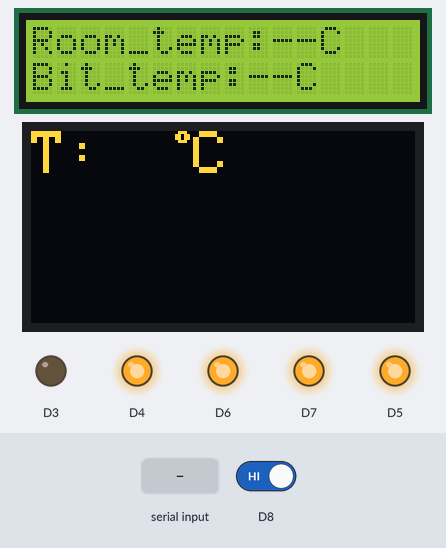
The sketch below on a simulated ESP8266 (NodeMCU). On the bench: 16×2 character LCD, 128×64 one-colour display, output pins drawn as LEDs (lit = HIGH). The inputs (shaded band) are chosen by the test bench; at power-on: D8 HIGH. The OLED is the two-colour kind (top 16 rows yellow); WiFi joins after 1.5 s; servers stay silent unless stated; what the sketch prints to the serial monitor is not drawn.

Above: at 6.0 s.
6.1 s: "90,45\n" received over Serial
At 11.4 s:
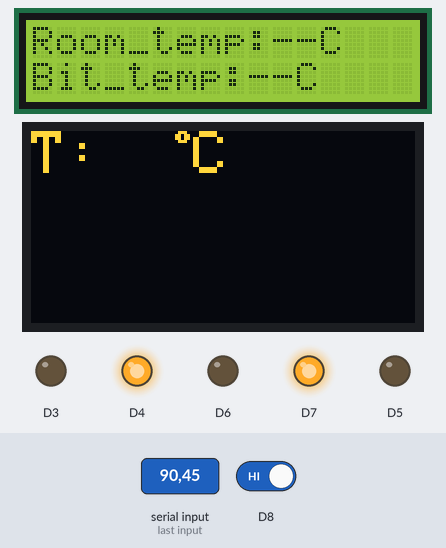
16.9 s: D8 driven LOW
At 21.4 s:
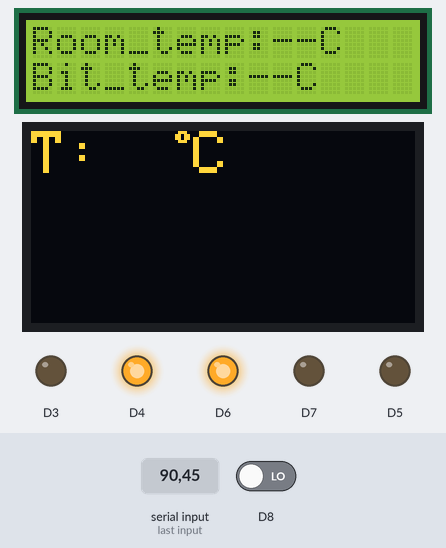
23.9 s: D8 driven HIGH
At 26.4 s:
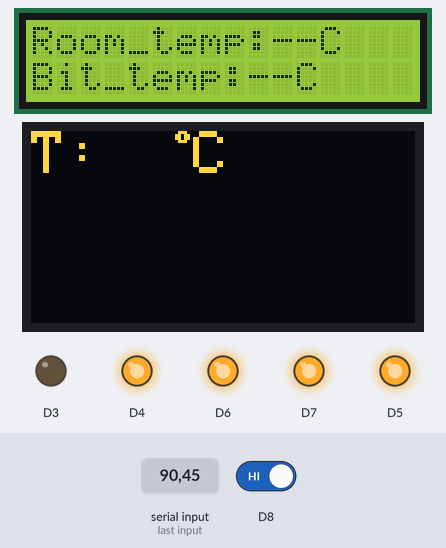
30.9 s: "0\n" received over Serial
At 36.4 s:
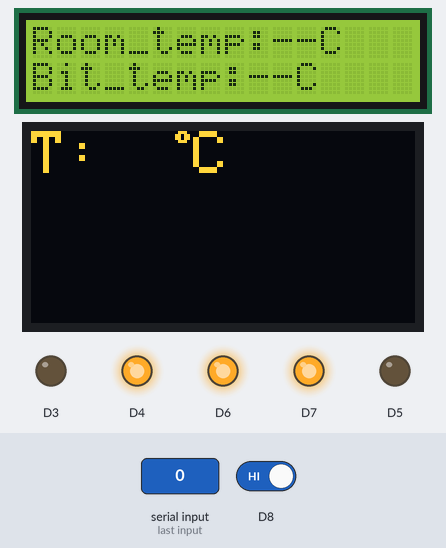
41.9 s: "30,150\n" received over Serial
At 51.5 s:
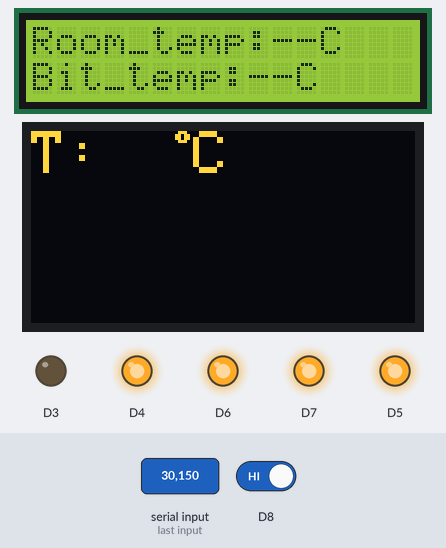
Timing chart, 0 to 52.9 s (numbered marks = the images above; inputs shaded):
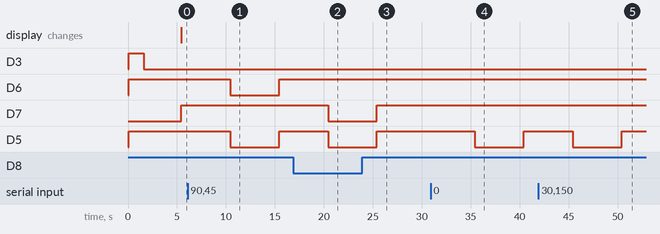

Measured:
- after the input at 6.1 s, D6, D5: HIGH → LOW after 4.3 s, → HIGH 5.0 s later
- after the input at 16.9 s, D7, D5: HIGH → LOW after 3.5 s
- after the input at 23.9 s, D7, D5: LOW → HIGH after 1.5 s
- after the input at 30.9 s, D5: HIGH → LOW after 4.5 s, → HIGH 5.0 s later
- after the input at 41.9 s, D5: HIGH → LOW after 3.5 s, → HIGH 5.0 s later

The sketch:

finalrelaycilent.ino
```cpp
#include <ESP8266WiFi.h>
#include <ESP8266HTTPClient.h>
#include <WiFiClient.h>
float value;
#include <ESP8266WiFiMulti.h>
ESP8266WiFiMulti WiFiMulti;
#include <LiquidCrystal_I2C.h>
LiquidCrystal_I2C lcd(0x27, 16, 2);
const char* ssid = "ESP8266";
const char* password = "123456789";
char c;
int count;
const char* serverNameTemp = "http://192.168.4.1/temperature";
const char* serverNameObjectTemp = "http://192.168.4.1/humidity";

int readpin;
#include <Wire.h>
#include <Adafruit_GFX.h>
#include <Adafruit_SSD1306.h>

#define SCREEN_WIDTH 128
#define SCREEN_HEIGHT 64
#define OLED_RESET -1
Adafruit_SSD1306 display(SCREEN_WIDTH, SCREEN_HEIGHT, &Wire, OLED_RESET);

String Ambient_temperature;
String object_temperature;

unsigned long previousMillis = 0;
const long interval = 5000;

void setup() {
  Serial.begin(115200);
  lcd.init();
  lcd.clear();
  lcd.backlight();

  lcd.setCursor(0, 0);
  Serial.println();
  pinMode(D3, OUTPUT);
  pinMode(D4, OUTPUT);
  pinMode(D5, OUTPUT);
  pinMode(D6, OUTPUT);
  pinMode(D7, OUTPUT);
  pinMode(D8, INPUT);

  if (!display.begin(SSD1306_SWITCHCAPVCC, 0x3C)) {
    Serial.println(F("SSD1306 allocation failed"));
    for (;;) {
    }
  }
  display.clearDisplay();
  display.setTextColor(WHITE);
  digitalWrite(D3, HIGH);
  digitalWrite(D4, LOW);

  Serial.print("Connecting to ");
  Serial.println(ssid);
  WiFi.begin(ssid, password);
  while (WiFi.status() != WL_CONNECTED) {
    digitalWrite(D3, HIGH);
    digitalWrite(D4, LOW);
    digitalWrite(D5, HIGH);
    digitalWrite(D6, HIGH);
    digitalWrite(D7, LOW);
    Serial.print(".");
  }
  Serial.println("");
  Serial.println("Connected to WiFi");
  digitalWrite(D4, HIGH);
  digitalWrite(D3, LOW);
  digitalWrite(D5, HIGH);
  digitalWrite(D6, HIGH);
  digitalWrite(D7, LOW);
}

void loop() {
  if (WiFi.status() != WL_CONNECTED) {
    digitalWrite(D3, HIGH);
    digitalWrite(D4, LOW);
    digitalWrite(D5, HIGH);
    digitalWrite(D6, HIGH);
    digitalWrite(D7, LOW);
    Serial.println("Wi-Fi disconnected. Reconnecting...");

    WiFi.disconnect();

    WiFi.mode(WIFI_STA);
    WiFi.begin(ssid, password);

    while (WiFi.status() != WL_CONNECTED) {
      digitalWrite(D3, HIGH);
      digitalWrite(D4, LOW);
      digitalWrite(D5, HIGH);
      digitalWrite(D6, HIGH);
      digitalWrite(D7, LOW);
      Serial.print(".");
    }

    Serial.println();
    Serial.print("Connected to Wi-Fi. IP address: ");
    digitalWrite(D4, HIGH);
    digitalWrite(D3, LOW);
    digitalWrite(D5, HIGH);
    digitalWrite(D6, HIGH);
    Serial.println(WiFi.localIP());
  }

  unsigned long currentMillis = millis();

  if (currentMillis - previousMillis >= interval) {
    if ((WiFiMulti.run() == WL_CONNECTED)) {
      Ambient_temperature = httpGETRequest(serverNameTemp);
      object_temperature = httpGETRequest(serverNameObjectTemp);

      Serial.println("Ambient_temperature: " + Ambient_temperature + " *C");
      lcd.setCursor(0, 0);
      lcd.print("Room_temp:" + Ambient_temperature + "C");
      Serial.println("Object_Temperature: " + object_temperature + "*C");
      lcd.setCursor(0, 1);
      lcd.print("Bit_temp:" + object_temperature + "C");
      display.clearDisplay();
      int readpin = digitalRead(D8);
      Serial.print(readpin);

      if (readpin == 0) {
        digitalWrite(D5, LOW);
        digitalWrite(D6, HIGH);
        digitalWrite(D7, LOW);

        float temperaturevalue = object_temperature.toFloat();
        if (temperaturevalue > 70) {
          digitalWrite(D5, LOW);
          digitalWrite(D6, LOW);
        }
      }
      count = 0;
      if(readpin == 1){
         if (count == 0) {
        digitalWrite(D5, HIGH);
        digitalWrite(D6, HIGH);
        digitalWrite(D7, HIGH);
        count=1;}
      while (readpin == 1 && Serial.available() > 0) {

        String input = Serial.readStringUntil('\n');
        float value = input.toFloat();

        Serial.print("Input: ");
        Serial.println(input);

        Serial.print("Float value: ");
        Serial.println(value);

        if (value <= 70.00) {
          digitalWrite(D5, LOW);
          digitalWrite(D6, HIGH);
        }

        if (value > 70.00) {
          digitalWrite(D5, LOW);
          digitalWrite(D6, LOW);
        }

        if (readpin == 0) {
          Serial.print("\nreadpin" + readpin);
          break;
        }
      }
      }
      display.setTextSize(2);
      display.setCursor(0, 0);
      display.print("T: ");
      display.print(" ");
      display.setTextSize(1);
      display.cp437(true);
      display.write(248);
      display.setTextSize(2);
      display.print("C");

      display.display();

      previousMillis = currentMillis;
    } else {
      Serial.println("WiFi Disconnected");
    }
  }
}

String httpGETRequest(const char* serverName) {
  WiFiClient client;
  HTTPClient http;

  http.begin(client, serverName);

  int httpResponseCode = http.GET();

  String payload = "--";

  if (httpResponseCode > 0) {
    Serial.print("HTTP Response code: ");
    Serial.println(httpResponseCode);
    payload = http.getString();
  } else {
    Serial.print("Error code: ");
    Serial.println(httpResponseCode);
  }

  http.end();

  return payload;
}
```
